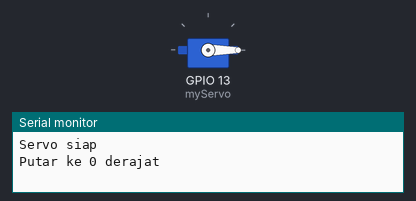
This sketch was run on a simulated ESP32. Parts: servo, the last lines printed to the serial monitor.

Above: at 0.05 s.
At 4.0 s:
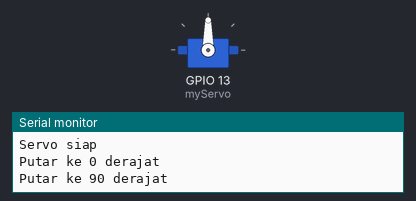
Timing chart, 0 to 5.2 s (numbered marks = the images above):
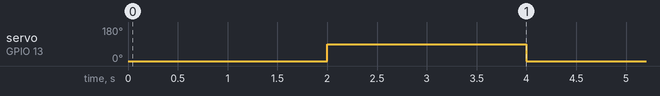

Measured:
- by itself, servo on GPIO 13 (myServo): alternates 90° for 2.0 s and 0° for 2.0 s

The sketch:

ServoTest.ino
```cpp
#include <ESP32Servo.h>

Servo myServo;

void setup() {
  myServo.attach(13); // Pin sinyal servo
  Serial.begin(115200);
  Serial.println("Servo siap");
}

void loop() {
  Serial.println("Putar ke 0 derajat");
  myServo.write(0);
  delay(2000);

  Serial.println("Putar ke 90 derajat");
  myServo.write(90);
  delay(2000);
}

//#include <ESP32Servo.h>
//
//Servo myServo;
//
//void setup() {
//  myServo.attach(13);
//  Serial.begin(115200);
//}
//
//void loop() {
//  // Gerak pelan dari 0 ke 180
//  for (int pos = 0; pos <= 180; pos++) {
//    myServo.write(pos);
//    delay(20); // Semakin besar, semakin lambat
//  }
//
//  delay(1000); // Tahan posisi
//
//  // Gerak pelan dari 180 ke 0
//  for (int pos = 180; pos >= 0; pos--) {
//    myServo.write(pos);
//    delay(20);
//  }
//
//  delay(1000);
//}


//#include <Servo.h> // Library untuk Arduino Uno
//
//Servo myServo;
//
//void setup() {
//  myServo.attach(9); // Gunakan pin digital 9 pada Arduino Uno
//  Serial.begin(9600);
//  Serial.println("Servo siap");
//}
//
//void loop() {
//  Serial.println("Putar ke 0 derajat");
//  myServo.write(0);
//  delay(2000);
//
//  Serial.println("Putar ke 90 derajat");
//  myServo.write(90);
//  delay(2000);
//}
```
